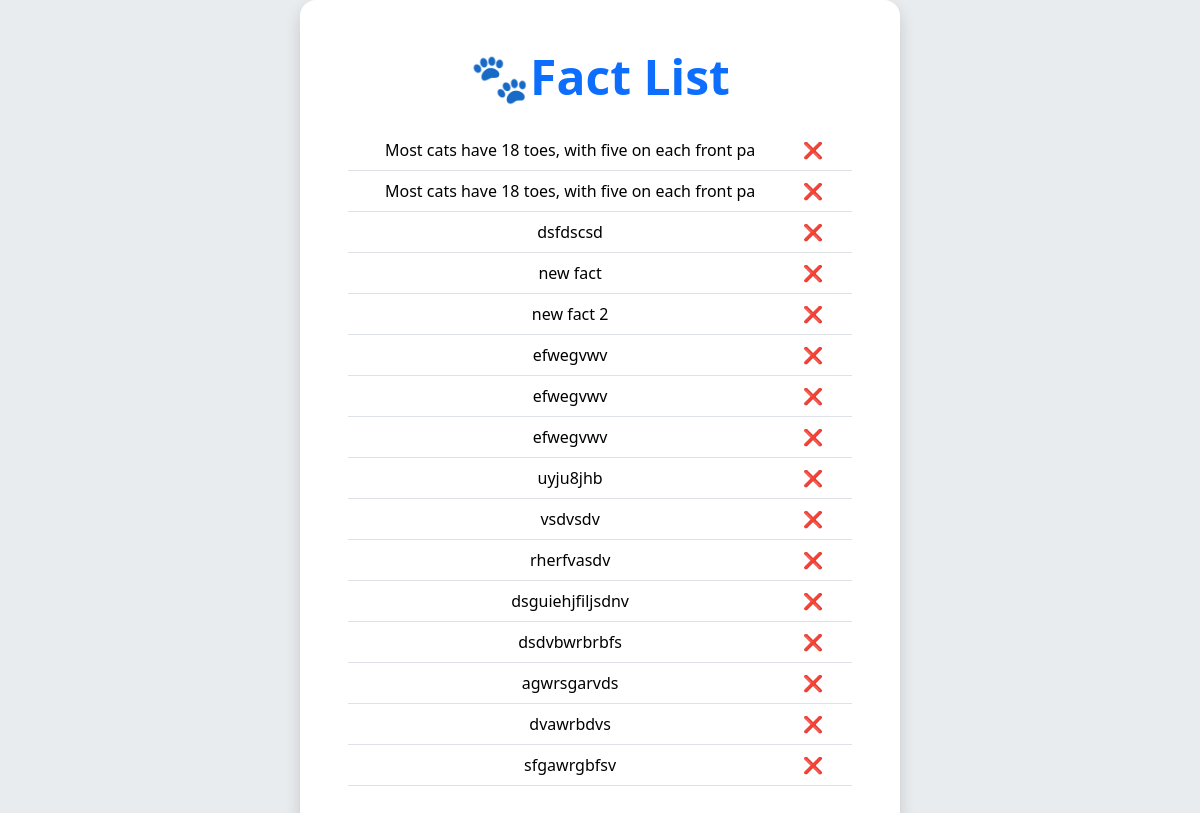
Page /api/fact_list on the earlier database version.
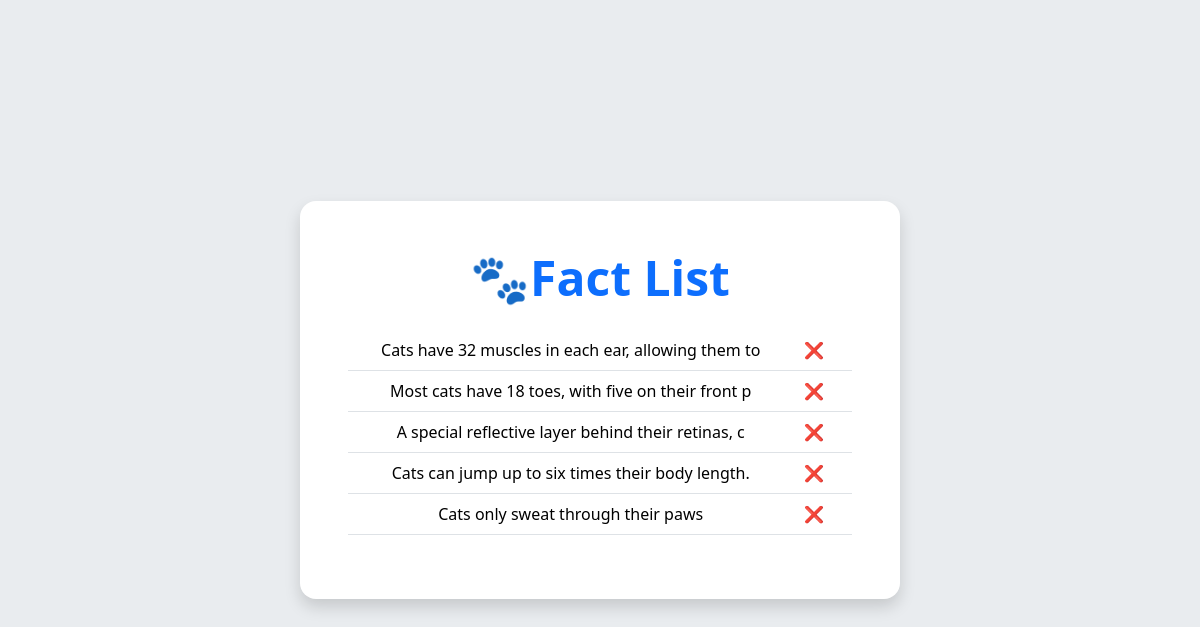
Same page on the later database version.
### facts/models.py (models this page shows)
class CatFact(models.Model):
	fact = models.TextField()
	created_at = models.DateTimeField(auto_now_add =True)
	def __str__(self):
		return self.fact[:50]

### facts/views.py (the view)
# urls.py: path("fact_list",catfact_list_http_response, name="fact_list"),
def catfact_list_http_response(request):
	context = {}
	context['facts'] = CatFact.objects.all()
	return render(request, "fact_list.html", context)

### facts/templates/fact_list.html (shortened to what this page needs)
<!DOCTYPE html>
<html lang="en">
<head>
    <link href="https://cdn.jsdelivr.net/npm/bootstrap@5.3.2/dist/css/bootstrap.min.css" rel="stylesheet">
</head>
<body>
    <div class="container d-flex justify-content-center px-3">
        <div class="card fact-card border-0 text-center p-5 bg-white">
            <h1 class="display-5 mb-4 fw-bold text-primary">🐾Fact List</h1>
            <table class="table table-hover">
            	{% for fact in facts %}
					<tr id="{{ fact.id }}"><td>{{ fact }}</td><td  class="deleteBtn" onclick="deleteRow({{fact.id}})"> ❌ <td></tr>
				{% endfor %}
			</table>
        </div>
    </div>
</body>
</html>

### facts/templates/fact_list.html (style rules this page uses)
body { background-color: #e9ecef; min-height: 100vh; display: flex; align-items: center; justify-content: center; }
.fact-card { max-width: 600px; width: 100%; border-radius: 1rem; box-shadow: 0 0.5rem 1rem rgba(0, 0, 0, 0.15); }
.deleteBtn { cursor: pointer; }

Differences in the rows shown:
removed CatFact: fact "Most cats have 18 toes, with five on each front pa"
removed CatFact: fact "Most cats have 18 toes, with five on each front pa"
removed CatFact: fact "dsfdscsd"
removed CatFact: fact "new fact"
removed CatFact: fact "new fact 2"
removed CatFact: fact "efwegvwv"
removed CatFact: fact "efwegvwv"
removed CatFact: fact "efwegvwv"
removed CatFact: fact "uyju8jhb"
removed CatFact: fact "vsdvsdv"
removed CatFact: fact "rherfvasdv"
removed CatFact: fact "dsguiehjfiljsdnv"
removed CatFact: fact "dsdvbwrbrbfs"
removed CatFact: fact "agwrsgarvds"
removed CatFact: fact "dvawrbdvs"
removed CatFact: fact "sfgawrgbfsv"
added CatFact: fact "Cats have 32 muscles in each ear, allowing them to"
added CatFact: fact "Most cats have 18 toes, with five on their front p"
added CatFact: fact "A special reflective layer behind their retinas, c"
added CatFact: fact "Cats can jump up to six times their body length."
added CatFact: fact "Cats only sweat through their paws"
